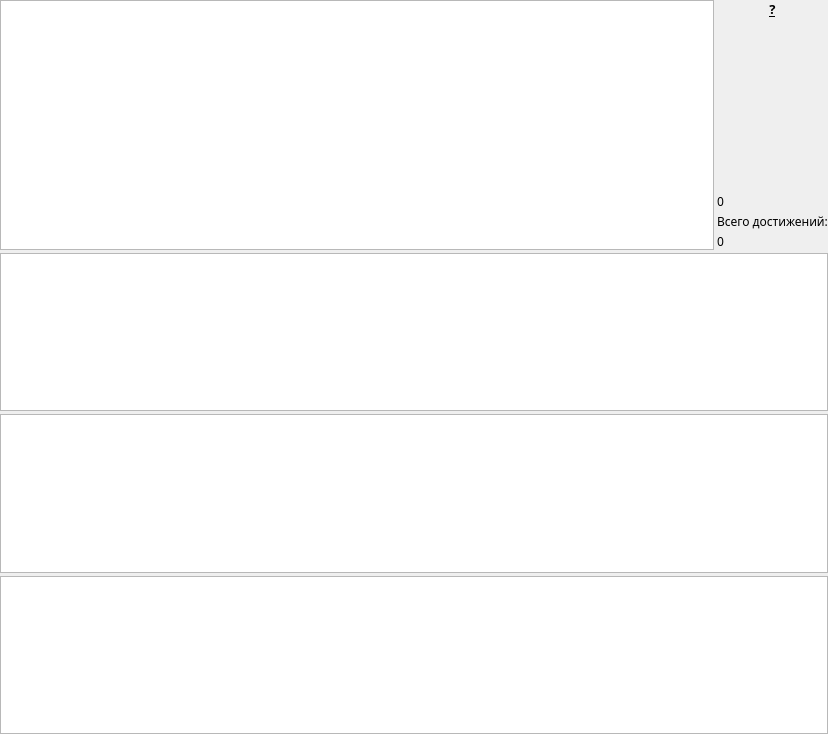
<?xml version="1.0" encoding="UTF-8"?>
<ui version="4.0">
 <class>FormStatistics</class>
 <widget class="QWidget" name="FormStatistics">
  <property name="geometry">
   <rect>
    <x>0</x>
    <y>0</y>
    <width>828</width>
    <height>734</height>
   </rect>
  </property>
  <property name="font">
   <font>
    <family>Ebrima</family>
   </font>
  </property>
  <property name="windowTitle">
   <string>Form</string>
  </property>
  <layout class="QVBoxLayout" name="verticalLayout_4">
   <property name="spacing">
    <number>3</number>
   </property>
   <property name="leftMargin">
    <number>0</number>
   </property>
   <property name="topMargin">
    <number>0</number>
   </property>
   <property name="rightMargin">
    <number>0</number>
   </property>
   <property name="bottomMargin">
    <number>0</number>
   </property>
   <item>
    <layout class="QHBoxLayout" name="horizontalLayout">
     <item>
      <widget class="QChartView" name="ChartViewPercentages">
       <property name="minimumSize">
        <size>
         <width>0</width>
         <height>250</height>
        </size>
       </property>
      </widget>
     </item>
     <item>
      <layout class="QVBoxLayout" name="verticalLayout_3">
       <property name="spacing">
        <number>3</number>
       </property>
       <item>
        <widget class="QLabel" name="label">
         <property name="font">
          <font>
           <family>Ebrima</family>
           <pointsize>10</pointsize>
           <weight>75</weight>
           <bold>true</bold>
           <underline>true</underline>
          </font>
         </property>
         <property name="toolTip">
          <string>&lt;html&gt;&lt;head/&gt;&lt;body&gt;&lt;p&gt;&lt;span style=&quot; font-family:'Open Sans','Arial','sans-serif'; font-size:12px; color:#000000;&quot;&gt;Статистика выводится по играм на аккаунте у которых есть достижения.&lt;/span&gt;&lt;/p&gt;&lt;p&gt;&lt;span style=&quot; font-family:'Open Sans','Arial','sans-serif'; font-size:12px; color:#000000;&quot;&gt;Если суммарное количество достижений не совпадает с информацией стима, значит часть достижений получена с использованием семейного доступа&lt;/span&gt;&lt;/p&gt;&lt;/body&gt;&lt;/html&gt;</string>
         </property>
         <property name="text">
          <string notr="true">?</string>
         </property>
         <property name="alignment">
          <set>Qt::AlignCenter</set>
         </property>
        </widget>
       </item>
       <item>
        <spacer name="verticalSpacer">
         <property name="orientation">
          <enum>Qt::Vertical</enum>
         </property>
         <property name="sizeHint" stdset="0">
          <size>
           <width>20</width>
           <height>40</height>
          </size>
         </property>
        </spacer>
       </item>
       <item>
        <layout class="QVBoxLayout" name="verticalLayout">
         <item>
          <widget class="QLabel" name="LabelAveragePercentValue">
           <property name="text">
            <string notr="true">0</string>
           </property>
          </widget>
         </item>
        </layout>
       </item>
       <item>
        <layout class="QVBoxLayout" name="verticalLayout_2">
         <item>
          <widget class="QLabel" name="LabelSummColumn">
           <property name="text">
            <string>Всего достижений:</string>
           </property>
          </widget>
         </item>
         <item>
          <widget class="QLabel" name="LabelSummColumnValue">
           <property name="text">
            <string notr="true">0</string>
           </property>
          </widget>
         </item>
        </layout>
       </item>
      </layout>
     </item>
    </layout>
   </item>
   <item>
    <widget class="QChartView" name="ChartsViewTimes"/>
   </item>
   <item>
    <widget class="QChartView" name="ChartsViewMonths"/>
   </item>
   <item>
    <widget class="QChartView" name="ChartsViewYears"/>
   </item>
  </layout>
 </widget>
 <customwidgets>
  <customwidget>
   <class>QChartView</class>
   <extends>QGraphicsView</extends>
   <header>QtCharts/QtCharts</header>
  </customwidget>
 </customwidgets>
 <resources/>
 <connections/>
</ui>
